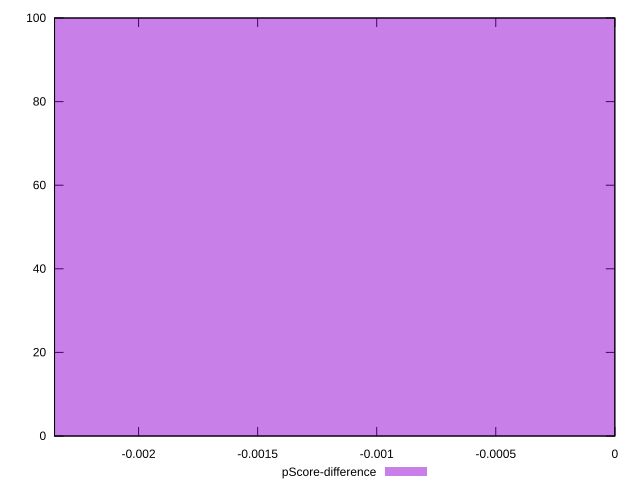

gnuplot code for this plot:
reset

$pScoreDifference <<EOF
0 100
EOF

set key outside below
set boxwidth 0.1
set xrange [-0.0023529411764705854:0]
set yrange [0:100]
set trange [0:100]
set style fill transparent solid 0.5 noborder
set terminal svg size 640, 490 enhanced background rgb 'white'
set output "reprap/unused-javascript/samples/pages+cached+noexternal+nomedia/pScore-difference/histogram.svg"

plot $pScoreDifference title "pScore-difference" with boxes

reset
